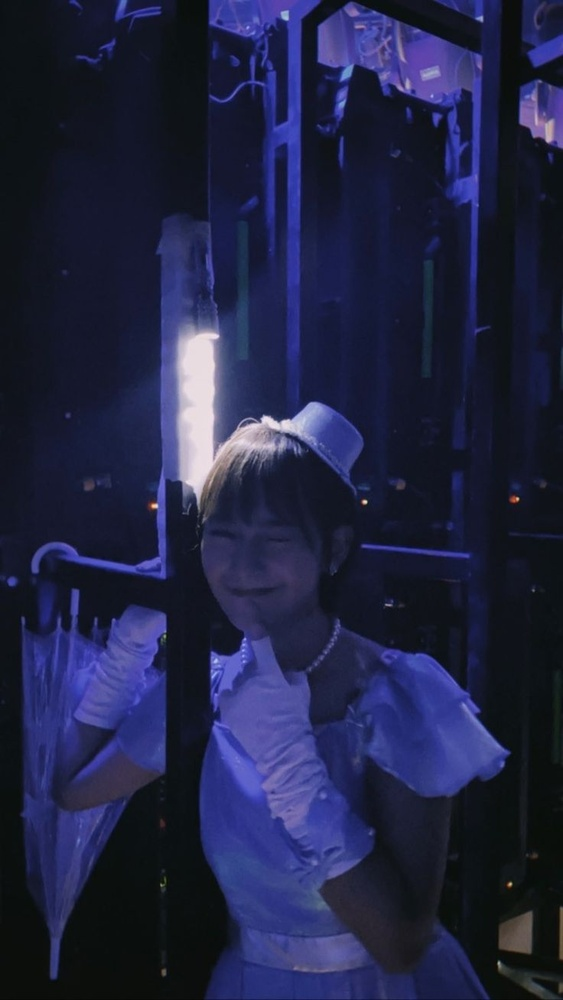
#> input picture Freya.jpeg, 563 x 1000 px, shrunk from 736 x 1308 before the run
$ python main.py
#> lines starting #> are read from the running program, lines starting #| are printed output that depends on the picture; after the words box and inside, x2 and y2 are one past the last pixel; in counts of white or black regions, pixels touching at a corner belong together
### TugasKelompok/blur.py
import cv2
import matplotlib.pyplot as plt

def engin_blur(img):
    # Memuat citra
#> called with img = './Freya.jpeg'
    image = cv2.imread(img)
#> image is the input picture: shape (1000, 563, 3); mean B, G, R 67.9, 35.9, 32.7

    # Pengaburan dengan Gaussian Blur
    blurred_image = cv2.GaussianBlur(image, (15, 15), 0)

    # Menampilkan citra asli dan hasil pengaburan
    plt.figure(figsize=(10, 5))
    plt.subplot(1, 2, 1)
    plt.imshow(cv2.cvtColor(image, cv2.COLOR_BGR2RGB))
    plt.title('Citra Asli')
    plt.axis('off')

    plt.subplot(1, 2, 2)
    plt.imshow(cv2.cvtColor(blurred_image, cv2.COLOR_BGR2RGB))
    plt.title('Pengaburan Gambar')
    plt.axis('off')

    plt.show()
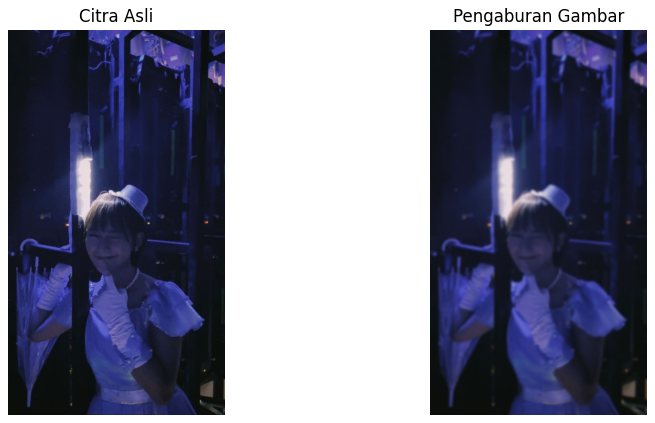
#> figure drawn by matplotlib, 2 panels

### TugasKelompok/edge.py
import cv2
import matplotlib.pyplot as plt

def engin_edge(img):
    # Memuat citra
#> called with img = './Freya.jpeg'
    image = cv2.imread(img, cv2.IMREAD_GRAYSCALE)
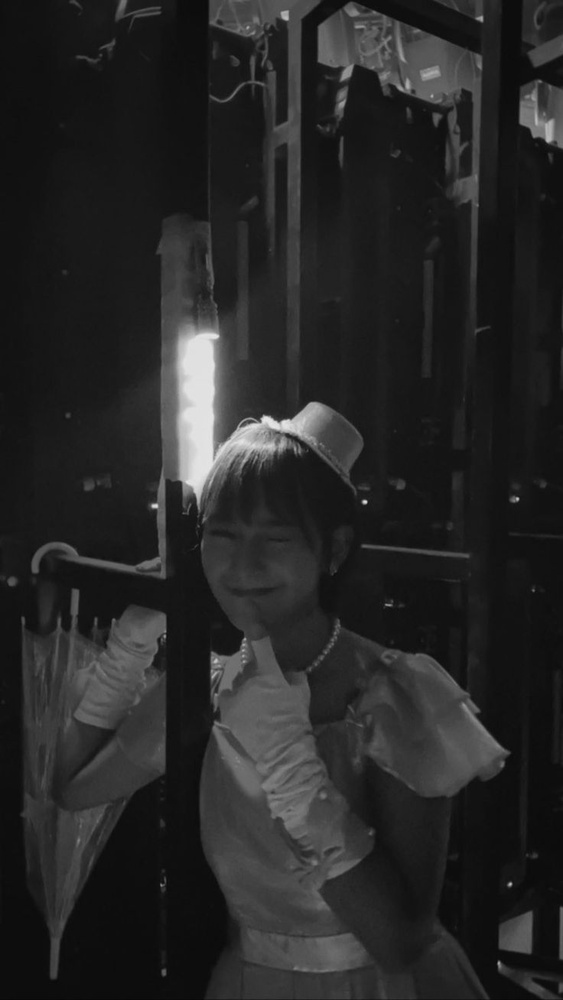
#> image: shape (1000, 563); min 7, max 232, mean 38.6
    # Deteksi tepi menggunakan algoritma Canny
    edges = cv2.Canny(image, 100, 200)
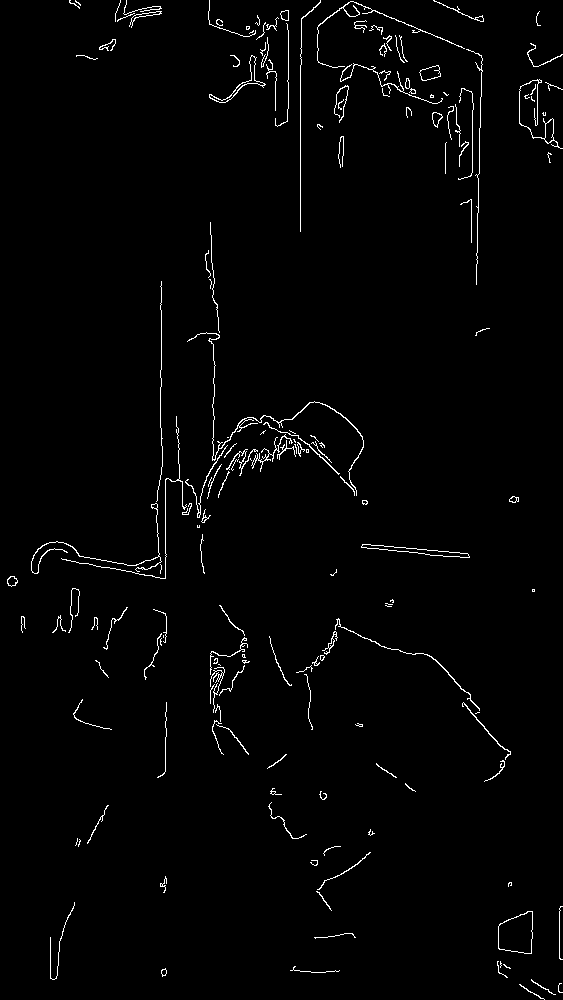
#> edges: shape (1000, 563); 1.7% white in thin lines or dots

    # Menampilkan citra asli dan hasil deteksi tepi
    plt.figure(figsize=(10, 5))
    plt.subplot(1, 2, 1)
    plt.imshow(image, cmap='gray')
    plt.title('Citra Asli')
    plt.axis('off')

    plt.subplot(1, 2, 2)
    plt.imshow(edges, cmap='gray')
    plt.title('Deteksi Tepi')
    plt.axis('off')

    plt.show()
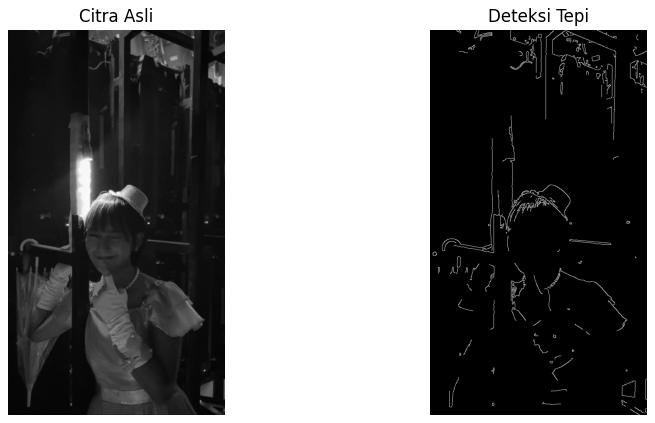
#> figure drawn by matplotlib, 2 panels

### TugasKelompok/maching.py
import cv2
import matplotlib.pyplot as plt

def engin_matching(img):
    # Memuat citra dan template
#> called with img = './Freya.jpeg'
    image = cv2.imread(img)
    template = cv2.imread(img, 0)
    template_height, template_width = template.shape
#> template_height = 1000; template_width = 563

    # Konversi citra utama ke grayscale
    image_gray = cv2.cvtColor(image, cv2.COLOR_BGR2GRAY)

    # Pencocokan template menggunakan metode TM_CCOEFF_NORMED
    result = cv2.matchTemplate(image_gray, template, cv2.TM_CCOEFF_NORMED)
#> result = [1]
    min_val, max_val, min_loc, max_loc = cv2.minMaxLoc(result)
#> min_val = 1; max_val = 1; min_loc = (0, 0); max_loc = (0, 0)

    # Menandai lokasi pencocokan pada citra
    top_left = max_loc
#> top_left = (0, 0)
    bottom_right = (top_left[0] + template_width, top_left[1] + template_height)
#> bottom_right = (563, 1000)
    cv2.rectangle(image, top_left, bottom_right, (0, 255, 0), 2)
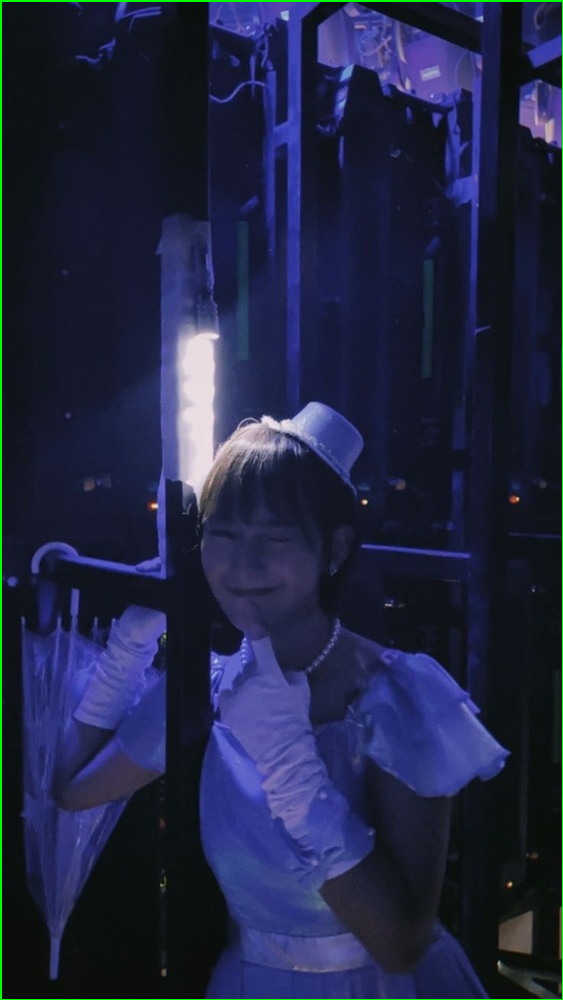
#> image: shape (1000, 563, 3); 0.83% of pixels changed, all inside (x1, y1, x2, y2) = (0, 0, 563, 1000)

    # Menampilkan citra asli dan hasil pencocokan pola
    plt.figure(figsize=(10, 5))
    plt.subplot(1, 2, 1)
    plt.imshow(cv2.cvtColor(image_gray, cv2.COLOR_BGR2RGB))
    plt.title('Citra Asli')
    plt.axis('off')

    plt.subplot(1, 2, 2)
    plt.imshow(cv2.cvtColor(image, cv2.COLOR_BGR2RGB))
    plt.title('Pencocokan Pola')
    plt.axis('off')

    plt.show()
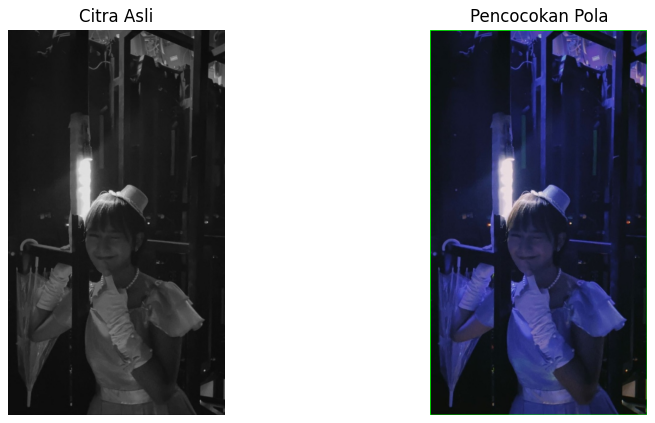
#> figure drawn by matplotlib, 2 panels

### main.py
from TugasKelompok.edge import engin_edge
from TugasKelompok.blur import engin_blur
from TugasKelompok.maching import engin_matching

def blur(img):
    return engin_blur(img)
def egde(img):
    return engin_edge(img)
def match(img):
    return engin_matching(img)

if __name__ == "__main__":
    img = "./Freya.jpeg"

    blur(img)
    egde(img)
    match(img)

$ run again, with images.jpeg copied over Freya.jpeg
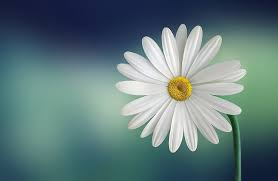
#> input picture images.jpeg, 278 x 181 px
#> in engin_blur, image is the input picture: shape (181, 278, 3); mean B, G, R 123.9, 122.5, 97.4
#> in engin_edge, `edges = cv2.Canny(image, 100, 200)`:
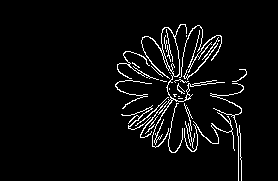
#> edges: shape (181, 278); 4.6% white in thin lines or dots, all inside (x1, y1, x2, y2) = (115, 24, 247, 181)
#> result = [1]
#> min_val = 1; min_loc = (0, 0)
#> bottom_right = (278, 181)
#> in engin_matching, `plt.show()`:
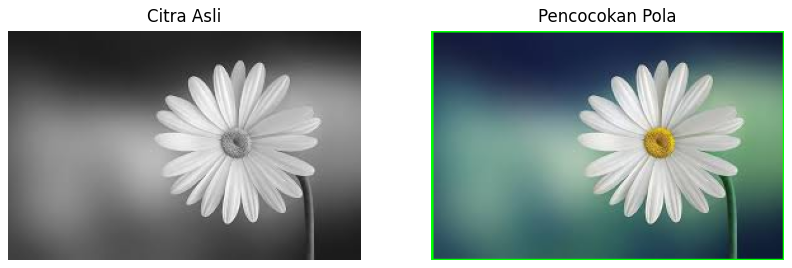
#> figure drawn by matplotlib, 2 panels
